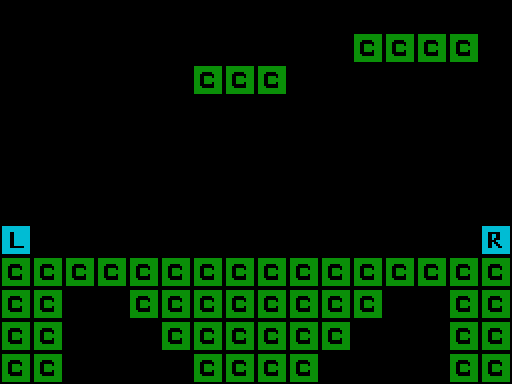

A level layout from a 2D game, rendered from its tile map. Below: a short description, then the map file with its tile-grid data intact:
An orthogonal 16x12 tile map with 32x32 px tiles, 1 tile layer (Tile Layer), 2 tilesets and 5 objects (3x coin, heart, linear).

<map version="1.0" orientation="orthogonal" width="16" height="12" tilewidth="32" tileheight="32">
 <tileset firstgid="1" name="templateTiles" tilewidth="32" tileheight="32">
  <image source="../templateTiles.png" width="128" height="64" />
 </tileset>
 <tileset firstgid="9" name="templateObjects" tilewidth="32" tileheight="32">
  <image source="../templateObjects.png" width="128" height="64" />
 </tileset>
 <layer name="Tile Layer" width="16" height="12">
  <data>
   <tile gid="0" />
   <tile gid="0" />
   <tile gid="0" />
   <tile gid="0" />
   <tile gid="0" />
   <tile gid="0" />
   <tile gid="0" />
   <tile gid="0" />
   <tile gid="0" />
   <tile gid="0" />
   <tile gid="0" />
   <tile gid="0" />
   <tile gid="0" />
   <tile gid="0" />
   <tile gid="0" />
   <tile gid="0" />
   <tile gid="0" />
   <tile gid="0" />
   <tile gid="0" />
   <tile gid="0" />
   <tile gid="0" />
   <tile gid="0" />
   <tile gid="0" />
   <tile gid="0" />
   <tile gid="0" />
   <tile gid="0" />
   <tile gid="0" />
   <tile gid="1" />
   <tile gid="1" />
   <tile gid="1" />
   <tile gid="1" />
   <tile gid="0" />
   <tile gid="0" />
   <tile gid="0" />
   <tile gid="0" />
   <tile gid="0" />
   <tile gid="0" />
   <tile gid="0" />
   <tile gid="1" />
   <tile gid="1" />
   <tile gid="1" />
   <tile gid="0" />
   <tile gid="0" />
   <tile gid="0" />
   <tile gid="0" />
   <tile gid="0" />
   <tile gid="0" />
   <tile gid="0" />
   <tile gid="0" />
   <tile gid="0" />
   <tile gid="0" />
   <tile gid="0" />
   <tile gid="0" />
   <tile gid="0" />
   <tile gid="6" />
   <tile gid="0" />
   <tile gid="0" />
   <tile gid="0" />
   <tile gid="0" />
   <tile gid="0" />
   <tile gid="0" />
   <tile gid="0" />
   <tile gid="0" />
   <tile gid="0" />
   <tile gid="0" />
   <tile gid="0" />
   <tile gid="0" />
   <tile gid="0" />
   <tile gid="0" />
   <tile gid="0" />
   <tile gid="0" />
   <tile gid="0" />
   <tile gid="0" />
   <tile gid="0" />
   <tile gid="0" />
   <tile gid="0" />
   <tile gid="0" />
   <tile gid="0" />
   <tile gid="0" />
   <tile gid="0" />
   <tile gid="0" />
   <tile gid="0" />
   <tile gid="0" />
   <tile gid="0" />
   <tile gid="0" />
   <tile gid="0" />
   <tile gid="0" />
   <tile gid="0" />
   <tile gid="0" />
   <tile gid="0" />
   <tile gid="0" />
   <tile gid="0" />
   <tile gid="0" />
   <tile gid="0" />
   <tile gid="0" />
   <tile gid="0" />
   <tile gid="0" />
   <tile gid="0" />
   <tile gid="0" />
   <tile gid="0" />
   <tile gid="0" />
   <tile gid="0" />
   <tile gid="0" />
   <tile gid="0" />
   <tile gid="0" />
   <tile gid="0" />
   <tile gid="0" />
   <tile gid="0" />
   <tile gid="0" />
   <tile gid="0" />
   <tile gid="0" />
   <tile gid="0" />
   <tile gid="2" />
   <tile gid="0" />
   <tile gid="0" />
   <tile gid="0" />
   <tile gid="0" />
   <tile gid="0" />
   <tile gid="0" />
   <tile gid="0" />
   <tile gid="0" />
   <tile gid="0" />
   <tile gid="0" />
   <tile gid="0" />
   <tile gid="0" />
   <tile gid="0" />
   <tile gid="0" />
   <tile gid="3" />
   <tile gid="1" />
   <tile gid="1" />
   <tile gid="1" />
   <tile gid="1" />
   <tile gid="1" />
   <tile gid="1" />
   <tile gid="1" />
   <tile gid="1" />
   <tile gid="1" />
   <tile gid="1" />
   <tile gid="1" />
   <tile gid="1" />
   <tile gid="1" />
   <tile gid="1" />
   <tile gid="1" />
   <tile gid="1" />
   <tile gid="1" />
   <tile gid="1" />
   <tile gid="0" />
   <tile gid="0" />
   <tile gid="1" />
   <tile gid="1" />
   <tile gid="1" />
   <tile gid="1" />
   <tile gid="1" />
   <tile gid="1" />
   <tile gid="1" />
   <tile gid="1" />
   <tile gid="0" />
   <tile gid="0" />
   <tile gid="1" />
   <tile gid="1" />
   <tile gid="1" />
   <tile gid="1" />
   <tile gid="0" />
   <tile gid="0" />
   <tile gid="0" />
   <tile gid="1" />
   <tile gid="1" />
   <tile gid="1" />
   <tile gid="1" />
   <tile gid="1" />
   <tile gid="1" />
   <tile gid="0" />
   <tile gid="0" />
   <tile gid="0" />
   <tile gid="1" />
   <tile gid="1" />
   <tile gid="1" />
   <tile gid="1" />
   <tile gid="0" />
   <tile gid="0" />
   <tile gid="0" />
   <tile gid="0" />
   <tile gid="1" />
   <tile gid="1" />
   <tile gid="1" />
   <tile gid="1" />
   <tile gid="0" />
   <tile gid="0" />
   <tile gid="0" />
   <tile gid="0" />
   <tile gid="1" />
   <tile gid="1" />
  </data>
 </layer>
 <objectgroup name="Object Layer" width="0" height="0">
  <object name="heart" gid="10" x="416" y="32" width="32" height="32">
   <properties>
    <property name="probability" value="0.5" />
   </properties>
  </object>
  <object name="coin" gid="9" x="192" y="64" width="32" height="32">
   <properties>
    <property name="probability" value="1.0" />
   </properties>
  </object>
  <object name="coin" gid="9" x="224" y="64" width="32" height="32">
   <properties>
    <property name="probability" value="1.0" />
   </properties>
  </object>
  <object name="coin" gid="9" x="256" y="64" width="32" height="32">
   <properties>
    <property name="probability" value="1.0" />
   </properties>
  </object>
  <object name="linear" gid="12" x="384" y="256" width="32" height="32">
   <properties>
    <property name="flip" value="0" />
    <property name="g-dir-x" value="0" />
    <property name="g-dir-y" value="-1" />
    <property name="probability" value="1.0" />
   </properties>
  </object>
 </objectgroup>
</map>
